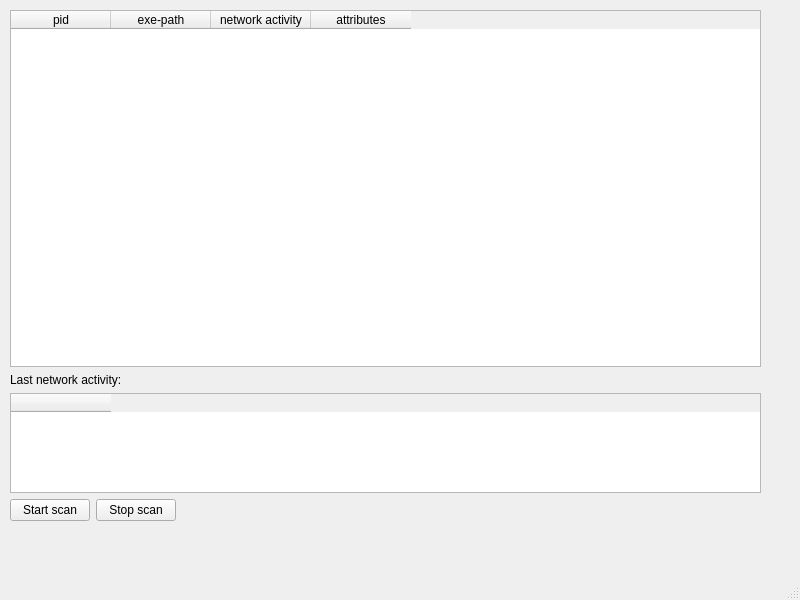
<?xml version="1.0" encoding="UTF-8"?>
<ui version="4.0">
 <class>MainWindow</class>
 <widget class="QMainWindow" name="MainWindow">
  <property name="geometry">
   <rect>
    <x>0</x>
    <y>0</y>
    <width>800</width>
    <height>600</height>
   </rect>
  </property>
  <property name="windowTitle">
   <string>MainWindow</string>
  </property>
  <widget class="QWidget" name="centralwidget">
   <widget class="QWidget" name="layoutWidget">
    <property name="geometry">
     <rect>
      <x>10</x>
      <y>10</y>
      <width>751</width>
      <height>511</height>
     </rect>
    </property>
    <layout class="QHBoxLayout" name="horizontalLayout_2">
     <item>
      <layout class="QVBoxLayout" name="verticalLayout">
       <item>
        <widget class="QTableWidget" name="main_table">
         <column>
          <property name="text">
           <string>pid</string>
          </property>
         </column>
         <column>
          <property name="text">
           <string>exe-path</string>
          </property>
         </column>
         <column>
          <property name="text">
           <string>network activity</string>
          </property>
         </column>
         <column>
          <property name="text">
           <string>attributes</string>
          </property>
         </column>
        </widget>
       </item>
       <item>
        <widget class="QLabel" name="label">
         <property name="text">
          <string>Last network activity:</string>
         </property>
        </widget>
       </item>
       <item>
        <widget class="QTableWidget" name="table_network_activity">
         <property name="maximumSize">
          <size>
           <width>16777215</width>
           <height>100</height>
          </size>
         </property>
         <column>
          <property name="text">
           <string/>
          </property>
         </column>
        </widget>
       </item>
       <item>
        <layout class="QHBoxLayout" name="horizontalLayout">
         <item>
          <widget class="QPushButton" name="button_start_scan">
           <property name="text">
            <string>Start scan</string>
           </property>
          </widget>
         </item>
         <item>
          <widget class="QPushButton" name="button_stop_scan">
           <property name="text">
            <string>Stop scan</string>
           </property>
          </widget>
         </item>
         <item>
          <spacer name="horizontalSpacer">
           <property name="orientation">
            <enum>Qt::Horizontal</enum>
           </property>
           <property name="sizeHint" stdset="0">
            <size>
             <width>40</width>
             <height>20</height>
            </size>
           </property>
          </spacer>
         </item>
        </layout>
       </item>
      </layout>
     </item>
    </layout>
   </widget>
  </widget>
  <widget class="QMenuBar" name="menubar">
   <property name="geometry">
    <rect>
     <x>0</x>
     <y>0</y>
     <width>800</width>
     <height>27</height>
    </rect>
   </property>
  </widget>
  <widget class="QStatusBar" name="statusbar"/>
 </widget>
 <resources/>
 <connections/>
</ui>
